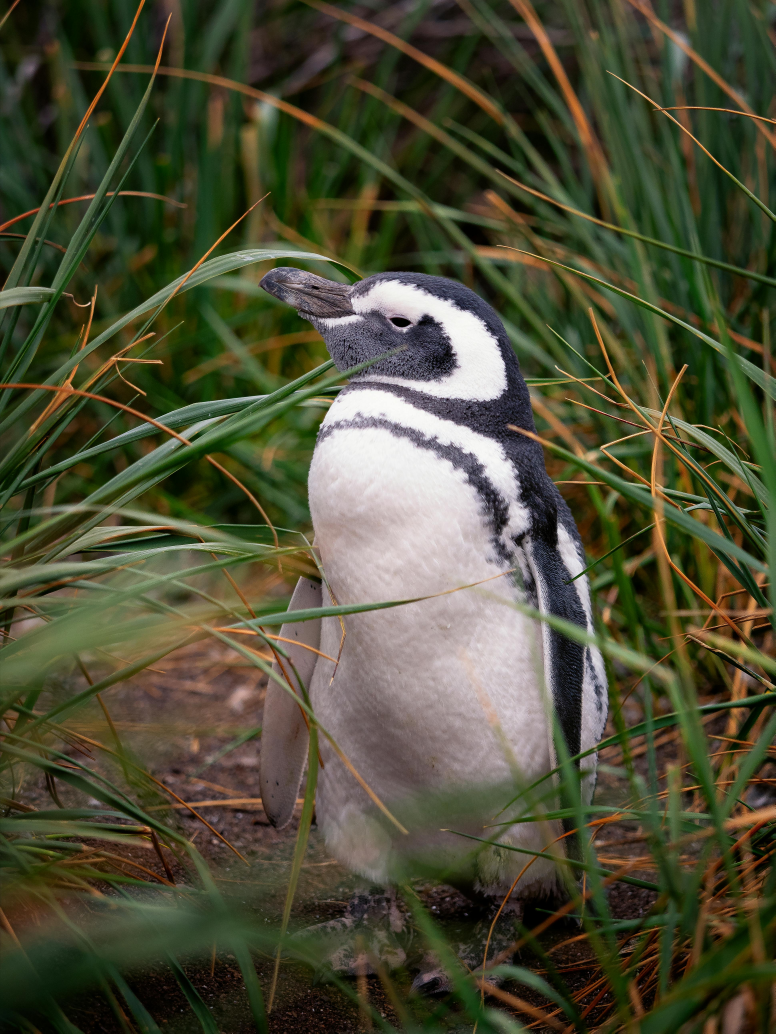
#> input picture penguin.jpg, 3876 x 5167 px (shown at 1/5 size); the run also reads 1 picture not shown here
$ python ssim_map_gray.py
#> lines starting #> are read from the running program, lines starting #| are printed output that depends on the picture; pictures that were not available may be replaced by others from this repository, and a replacement may not be noted
import numpy as np
import math
import cv2
import matplotlib.pyplot as plt

def gaussian_kernel(size, sigma=1.5):
    """Generate a Gaussian kernel."""
    k = cv2.getGaussianKernel(size, sigma)
    kernel = k * k.T
    return kernel

def filter2d(img, kernel):
    """Apply 2D filter to an image."""
    return cv2.filter2D(img, -1, kernel)

def ssim(A, B, c1=1/math.sqrt(255), c2=1/math.sqrt(255),l=255):
    A = A.astype(np.float64)
    B = B.astype(np.float64)

    kernel = gaussian_kernel(22, 3)

    muA = filter2d(A, kernel)
    muB = filter2d(B, kernel)

    muA_sq = muA * muA
    muB_sq = muB * muB
    muA_muB = muA * muB

    sigmaA_sq = filter2d(A * A, kernel) - muA_sq
    sigmaB_sq = filter2d(B * B, kernel) - muB_sq
    sigmaAB = filter2d(A * B, kernel) - muA_muB

    ssim_map = ((2 * muA_muB + (c1*l)*(c1*l)) * (2 * sigmaAB + (c2*l)*(c2*l))) / ((muA_sq + muB_sq + (c1*l)*(c1*l)) * (sigmaA_sq + sigmaB_sq + (c2*l)*(c2*l)))
    return ssim_map.mean(), ssim_map

def main():
    A = cv2.imread('penguin.jpg', cv2.IMREAD_GRAYSCALE)
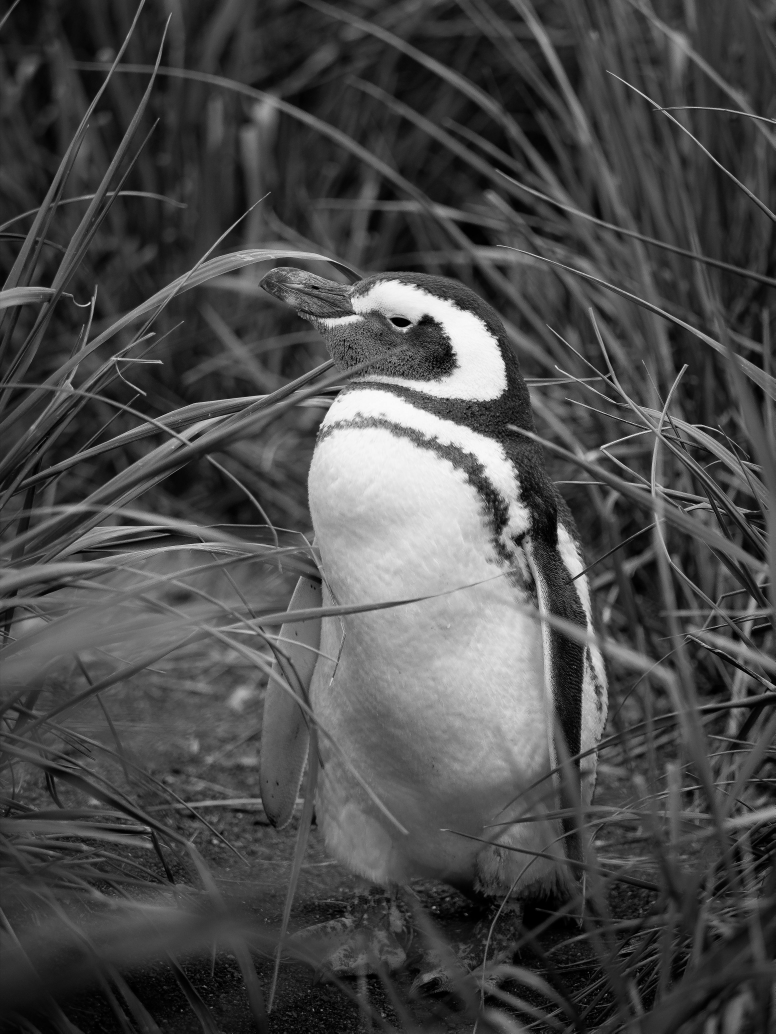
#> A: shape (5167, 3876) (shown at 1/5 size); min 0, max 255, mean 74.7
    # B = cv2.imread('hdr_hlg_image.tiff', cv2.IMREAD_GRAYSCALE)
    B = cv2.imread('hdr_pq_image.tiff', cv2.IMREAD_GRAYSCALE)

    if A.shape != B.shape:
        raise ValueError("Input images must have the same dimensions.")

    ssim_value, ssim_map = ssim(A, B)
#> in ssim, `muA_sq = muA * muA`:
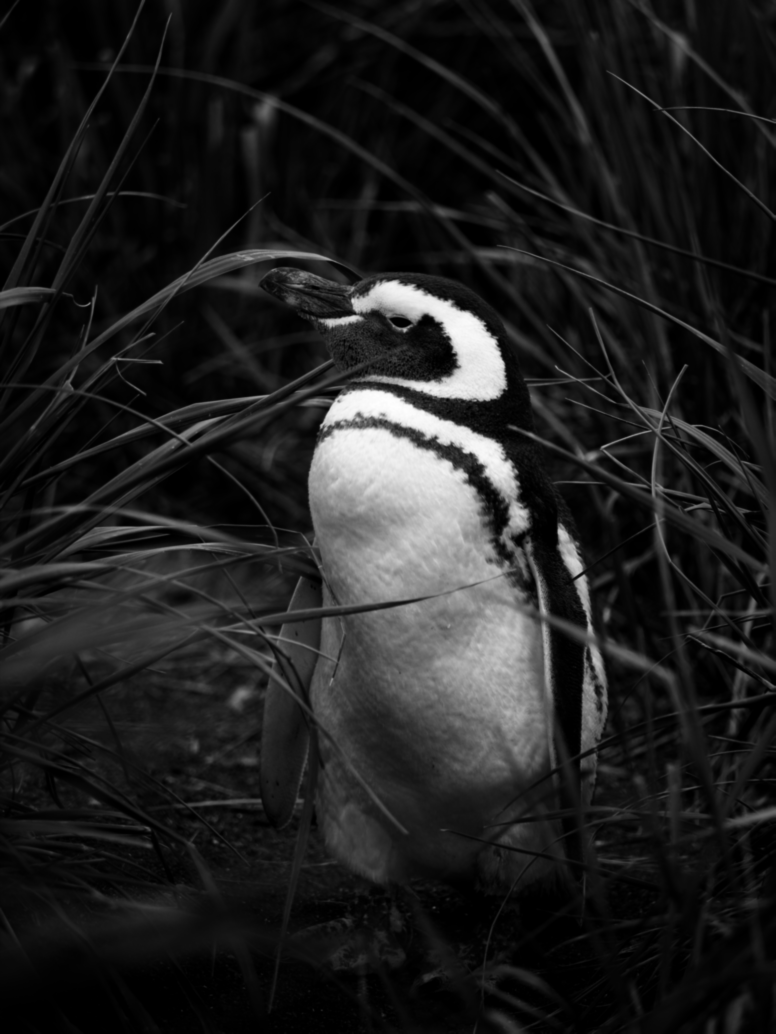
#> muA_sq: shape (5167, 3876) float64 (shown at 1/5 size); min 0, max 62682.2, mean 7999.2; drawn with min black and max white
#> in ssim, `sigmaA_sq = filter2d(A * A, kernel) - muA_sq`:
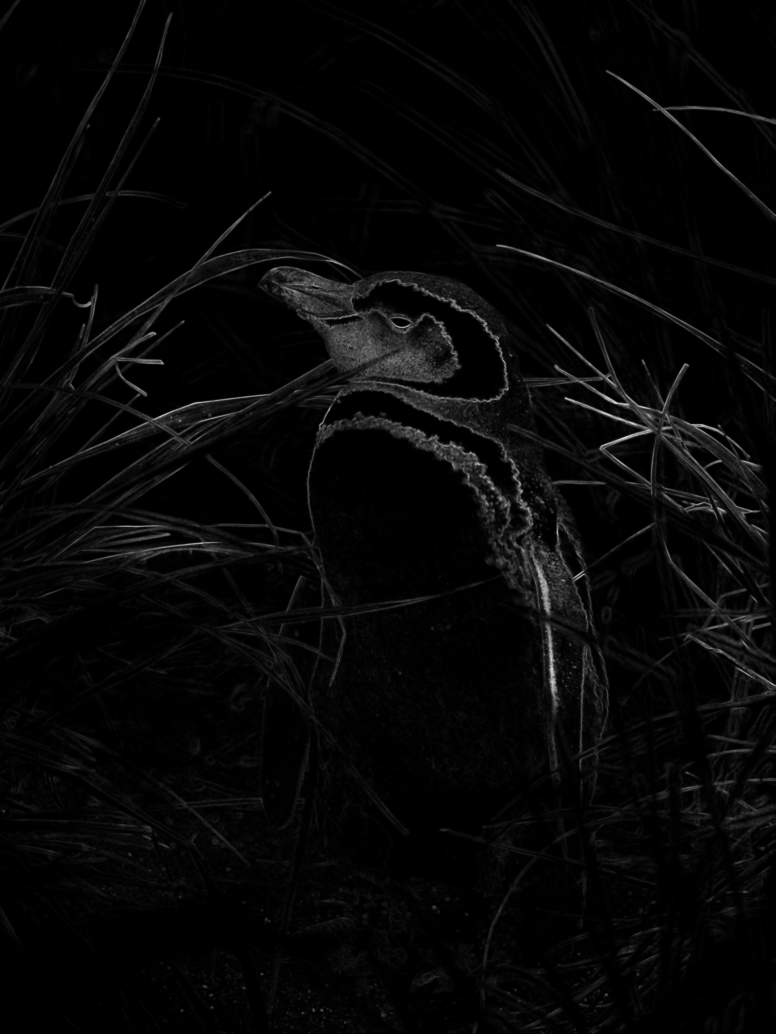
#> sigmaA_sq: shape (5167, 3876) float64 (shown at 1/5 size); min -1.42e-12, max 9463.6, mean 266.7; drawn with min black and max white
#> in ssim, `ssim_map = ((2 * muA_muB + (c1*l)*(c1*l)) * (2 * sigmaAB + (c2*l)*(c2*..`: ssim_map: shape (5167, 3876) float64; every value is 1
#> ssim_value = 1
    print(f'SSIM: {ssim_value}')
#| SSIM: 1.0

    plt.figure(figsize=(10, 5))
    plt.suptitle(f'SSIM: {ssim_value:.4f}', fontsize=16)

    plt.subplot(1, 3, 1)
    plt.title('Image A')
    plt.imshow(A, cmap='gray')
    plt.axis('off')

    plt.subplot(1, 3, 2)
    plt.title('Image B')
    plt.imshow(B, cmap='gray')
    plt.axis('off')

    plt.subplot(1, 3, 3)
    plt.title('SSIM Map')
    plt.imshow(ssim_map, cmap='hot')
    plt.colorbar()
    plt.axis('off')

    plt.show()
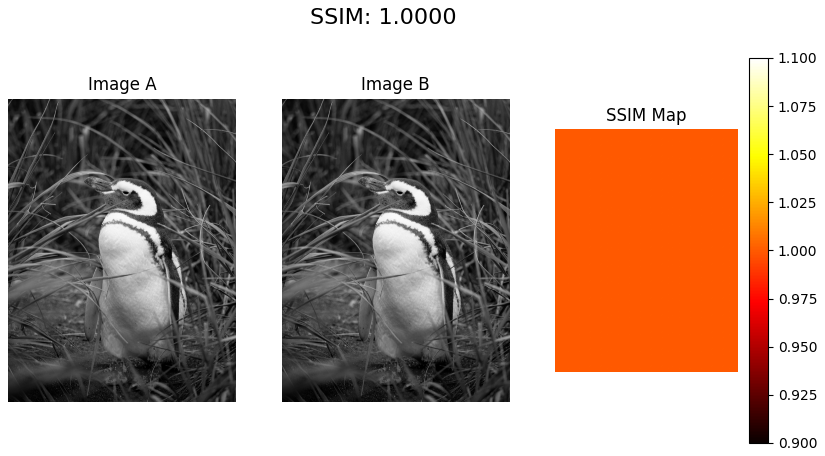
#> figure drawn by matplotlib, 4 panels

if __name__ == "__main__":
    main()
